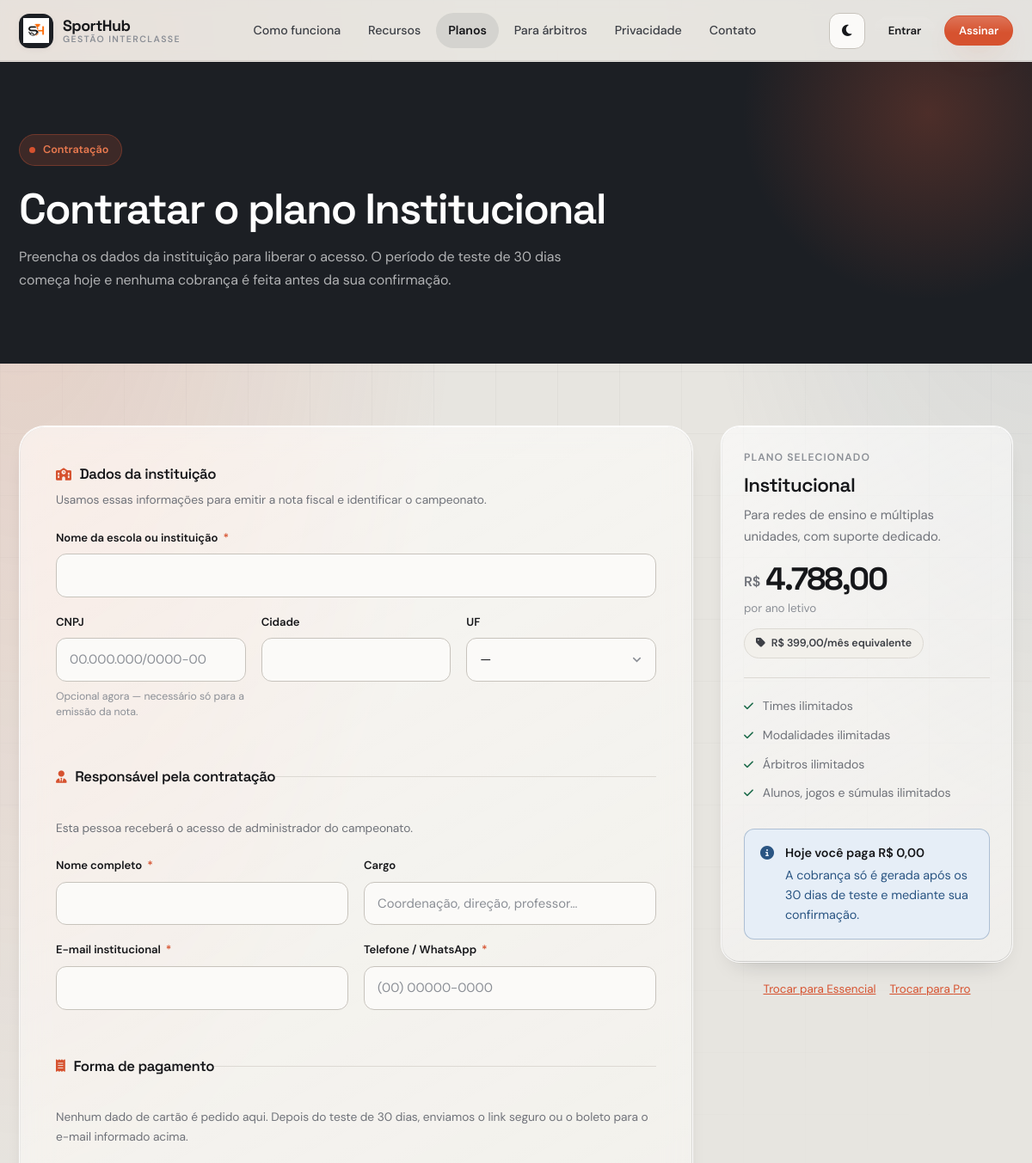
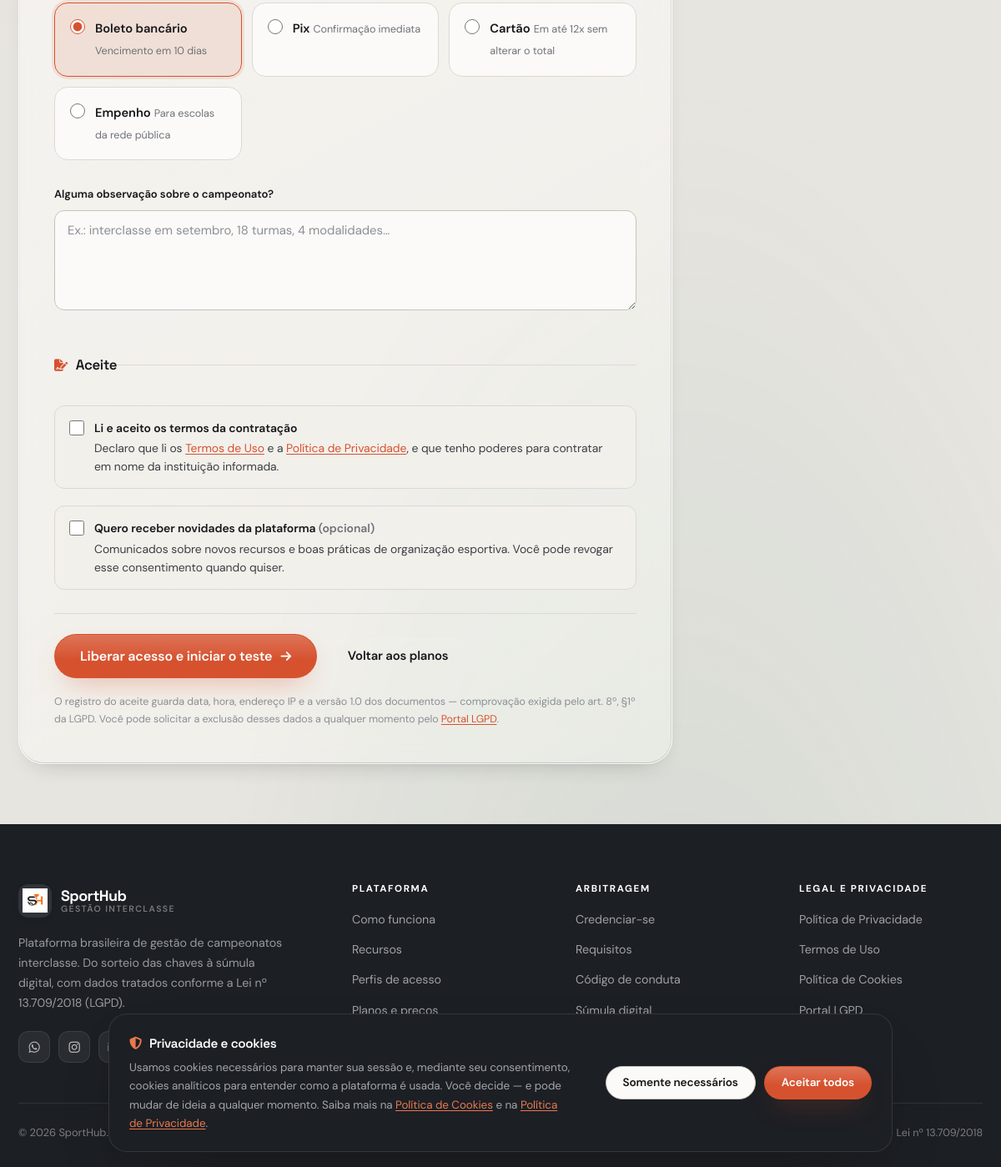
/assinar.php?plano=institucional, run on the app's committed database (2 pictures, top to bottom).
### tables this page shows
CREATE TABLE planos (
    id                       INT PRIMARY KEY AUTO_INCREMENT,
    slug                     VARCHAR(40)  UNIQUE NOT NULL,
    nome                     VARCHAR(60)  NOT NULL,
    descricao                VARCHAR(255) NULL,
    preco_anual              DECIMAL(10,2) NOT NULL,
    preco_mensal_equivalente DECIMAL(10,2) NOT NULL,
    limite_times             INT NULL,
    limite_modalidades       INT NULL,
    limite_arbitros          INT NULL,
    destaque                 TINYINT(1) NOT NULL DEFAULT 0,
    ativo                    TINYINT(1) NOT NULL DEFAULT 1,
    ordem                    INT NOT NULL DEFAULT 0,
    created_at               TIMESTAMP DEFAULT CURRENT_TIMESTAMP
);

### assinar.php (the view, shortened to what this page needs)
<?php
require_once __DIR__ . '/includes/config.php';
require_once __DIR__ . '/includes/email.php';
$planos = sh_planos($pdo);
$slug   = $_GET['plano'] ?? ($_POST['plano'] ?? 'pro');
$plano_escolhido = null;
foreach ($planos as $p) {
    if ($p['slug'] === $slug) { $plano_escolhido = $p; break; }
}
$sucesso  = null;
$dados    = [
    'escola' => '', 'cnpj' => '', 'cidade' => '', 'uf' => '',
    'responsavel' => '', 'cargo' => '', 'email' => '', 'telefone' => '',
    'forma_pagamento' => 'boleto', 'observacoes' => '',
];
include __DIR__ . '/includes/site_header.php';
?>
<section class="legal-hero">
    <div class="wrap">
        <span class="pill on-dark"><span class="dot"></span> Contratação</span>
        <h1><?= $sucesso ? 'Contratação registrada' : 'Contratar o plano ' . e($plano_escolhido['nome']) ?></h1>
        <p>
            <?php if ($sucesso): ?>
                Guarde o código abaixo — ele identifica a assinatura da sua escola em qualquer atendimento.
            <?php else: ?>
                Preencha os dados da instituição para liberar o acesso. O período de teste de 30 dias
                começa hoje e nenhuma cobrança é feita antes da sua confirmação.
            <?php endif; ?>
        </p>
    </div>
</section>
<section class="section-sm">
    <div class="wrap">
    <?php if ($sucesso): ?>
        <div class="form-card u-max-width-760px">
            <div class="alert alert-success">
                <i class="fas fa-circle-check"></i>
                <div>
                    <strong>Acesso liberado em modo de teste</strong>
                    Enviamos as instruções de primeiro acesso para <?= e($sucesso['email']) ?>.
                </div>
            </div>
            <div class="protocol-box">
                <span class="protocol-label">Código da assinatura</span>
                <span class="protocol-code"><?= e($sucesso['codigo']) ?></span>
            </div>
            <div class="data-table-wrap">
                <table class="data">
                    <tbody>
                        <tr><td class="u-color-muted">Plano contratado</td><td><strong><?= e($sucesso['plano']) ?></strong></td></tr>
                        <tr><td class="u-color-muted">Valor anual</td><td><strong>R$ <?= e(sh_money($sucesso['valor'])) ?></strong></td></tr>
                        <tr><td class="u-color-muted">Teste gratuito até</td><td><?= e($sucesso['trial_fim']->format('d/m/Y')) ?></td></tr>
                        <tr><td class="u-color-muted">Vigência da assinatura</td><td>até <?= e($sucesso['vigencia_fim']->format('d/m/Y')) ?></td></tr>
                        <tr><td class="u-color-muted">Situação</td><td><span class="tag tag-amber"><i class="fas fa-hourglass-half"></i> Em teste</span></td></tr>
                    </tbody>
                </table>
            </div>
            <h3 class="mt-3">Próximos passos</h3>
            <ol class="mt-1 u-display-grid-3">
                <li class="small">Acesse a plataforma com o usuário administrador enviado por e-mail.</li>
                <li class="small">Cadastre as modalidades e inscreva os times por turma.</li>
                <li class="small">Envie o link de credenciamento aos árbitros e aprove as solicitações.</li>
                <li class="small">Antes do 30º dia, confirme a continuidade para gerar a cobrança na forma escolhida.</li>
            </ol>
            <div class="form-actions">
                <a href="<?= e(sh_url('login.php')) ?>" class="btn btn-primary">Ir para a plataforma <i class="fas fa-arrow-right"></i></a>
                <a href="<?= e(sh_url('como-funciona.php')) ?>" class="btn btn-outline">Ler o guia de implantação</a>
            </div>
            <p class="form-legal">
                Esta contratação foi registrada em <?= e(date('d/m/Y \à\s H:i')) ?> com aceite dos
                <a href="<?= e(sh_url('termos.php')) ?>">Termos de Uso</a> e da
                <a href="<?= e(sh_url('privacidade.php')) ?>">Política de Privacidade</a> (versão <?= e(SH_VERSAO_POLITICA) ?>).
            </p>
        </div>
    <?php else: ?>
        <div class="assinar-layout u-display-grid">
            <div class="form-card">
                <form method="POST" novalidate>
                    <fieldset class="fieldset">
                        <legend><i class="fas fa-school"></i> Dados da instituição</legend>
                        <p class="fieldset-hint">Usamos essas informações para emitir a nota fiscal e identificar o campeonato.</p>
                        <div class="field">
                            <label for="escola">Nome da escola ou instituição <span class="req">*</span></label>
                            <input type="text" id="escola" name="escola" value="<?= e($dados['escola']) ?>" required>
                        </div>
                        <div class="field-row">
                            <div class="field">
                                <label for="cnpj">CNPJ</label>
                                <input type="text" id="cnpj" name="cnpj" value="<?= e($dados['cnpj']) ?>"
                                       placeholder="00.000.000/0000-00" inputmode="numeric">
                                <span class="hint">Opcional agora — necessário só para a emissão da nota.</span>
                            </div>
                            <div class="field">
                                <label for="cidade">Cidade</label>
                                <input type="text" id="cidade" name="cidade" value="<?= e($dados['cidade']) ?>">
                            </div>
                            <div class="field">
                                <label for="uf">UF</label>
                                <select id="uf" name="uf">
                                    <option value="">—</option>
                                </select>
                            </div>
                        </div>
                    </fieldset>
                    <fieldset class="fieldset">
                        <legend><i class="fas fa-user-tie"></i> Responsável pela contratação</legend>
                        <p class="fieldset-hint">Esta pessoa receberá o acesso de administrador do campeonato.</p>
                        <div class="field-row">
                            <div class="field">
                                <label for="responsavel">Nome completo <span class="req">*</span></label>
                                <input type="text" id="responsavel" name="responsavel" value="<?= e($dados['responsavel']) ?>" required>
                            </div>
                            <div class="field">
                                <label for="cargo">Cargo</label>
                                <input type="text" id="cargo" name="cargo" value="<?= e($dados['cargo']) ?>"
                                       placeholder="Coordenação, direção, professor…">
                            </div>
                        </div>
                        <div class="field-row">
                            <div class="field">
                                <label for="email">E-mail institucional <span class="req">*</span></label>
                                <input type="email" id="email" name="email" value="<?= e($dados['email']) ?>" required>
                            </div>
                            <div class="field">
                                <label for="telefone">Telefone / WhatsApp <span class="req">*</span></label>
                                <input type="tel" id="telefone" name="telefone" value="<?= e($dados['telefone']) ?>"
                                       placeholder="(00) 00000-0000" required>
                            </div>
                        </div>
                    </fieldset>
                    <fieldset class="fieldset">
                        <legend><i class="fas fa-receipt"></i> Forma de pagamento</legend>
                        <p class="fieldset-hint">
                            Nenhum dado de cartão é pedido aqui. Depois do teste de 30 dias, enviamos
                            o link seguro ou o boleto para o e-mail informado acima.
                        </p>
                        <div class="radio-cards">
                            <?php
                            $formas = [
                                'boleto'  => ['Boleto bancário', 'Vencimento em 10 dias'],
                                'pix'     => ['Pix',             'Confirmação imediata'],
                                'cartao'  => ['Cartão',          'Em até 12x sem alterar o total'],
                                'empenho' => ['Empenho',         'Para escolas da rede pública'],
                            ];
                            foreach ($formas as $valor => [$titulo, $sub]): ?>
                                <label class="radio-card">
                                    <input type="radio" name="forma_pagamento" value="<?= e($valor) ?>"
                                           <?= $dados['forma_pagamento'] === $valor ? 'checked' : '' ?>>
                                    <span>
                                        <span class="radio-card-title"><?= e($titulo) ?></span>
                                        <span class="radio-card-sub"><?= e($sub) ?></span>
                                    </span>
                                </label>
                            <?php endforeach; ?>
                        </div>
                        <div class="field mt-3">
                            <label for="observacoes">Alguma observação sobre o campeonato?</label>
                            <textarea id="observacoes" name="observacoes" placeholder="Ex.: interclasse em setembro, 18 turmas, 4 modalidades…"><?= e($dados['observacoes']) ?></textarea>
                        </div>
                    </fieldset>
                    <fieldset class="fieldset">
                        <legend><i class="fas fa-file-signature"></i> Aceite</legend>
                        <label class="check">
                            <input type="checkbox" name="aceite_termos" value="1" required <?= !empty($_POST['aceite_termos']) ? 'checked' : '' ?>>
                            <span class="check-text">
                                <strong>Li e aceito os termos da contratação</strong>
                                Declaro que li os <a href="<?= e(sh_url('termos.php')) ?>" target="_blank">Termos de Uso</a>
                                e a <a href="<?= e(sh_url('privacidade.php')) ?>" target="_blank">Política de Privacidade</a>,
                                e que tenho poderes para contratar em nome da instituição informada.
                            </span>
                        </label>
                        <label class="check mt-2">
                            <input type="checkbox" name="aceite_comunicacoes" value="1">
                            <span class="check-text">
                                <strong>Quero receber novidades da plataforma <span class="muted">(opcional)</span></strong>
                                Comunicados sobre novos recursos e boas práticas de organização esportiva.
                                Você pode revogar esse consentimento quando quiser.
                            </span>
                        </label>
                    </fieldset>
                    <div class="form-actions">
                        <button type="submit" class="btn btn-primary btn-lg">
                            Liberar acesso e iniciar o teste <i class="fas fa-arrow-right"></i>
                        </button>
                        <a href="<?= e(sh_url('planos.php')) ?>" class="btn btn-ghost">Voltar aos planos</a>
                    </div>
                    <p class="form-legal">
                        O registro do aceite guarda data, hora, endereço IP e a versão <?= e(SH_VERSAO_POLITICA) ?>
                        dos documentos — comprovação exigida pelo art. 8º, §1º da LGPD. Você pode solicitar
                        a exclusão desses dados a qualquer momento pelo <a href="<?= e(sh_url('lgpd.php')) ?>">Portal LGPD</a>.
                    </p>
                </form>
            </div>
            <aside class="assinar-resumo">
                <div class="card u-padding-26px">
                    <div class="role-sub">Plano selecionado</div>
                    <h3 class="mt-1 u-font-size-1-4rem"><?= e($plano_escolhido['nome']) ?></h3>
                    <p class="small mt-1"><?= e($plano_escolhido['descricao']) ?></p>
                    <div class="plan-price u-margin-20px04px">
                        <span class="plan-currency">R$</span>
                        <span class="plan-value u-font-size-2-3rem"><?= e(sh_money($plano_escolhido['preco_anual'])) ?></span>
                    </div>
                    <div class="plan-period">por ano letivo</div>
                    <span class="plan-equiv"><i class="fas fa-tag"></i> R$ <?= e(sh_money($plano_escolhido['preco_mensal_equivalente'])) ?>/mês equivalente</span>
                    <hr class="divider u-margin-22px0">
                    <ul class="plan-features u-margin-0-2">
                        <li><i class="fas fa-check"></i> <?= $plano_escolhido['limite_times'] === null ? 'Times ilimitados' : e((int)$plano_escolhido['limite_times']) . ' times inscritos' ?></li>
                        <li><i class="fas fa-check"></i> <?= $plano_escolhido['limite_modalidades'] === null ? 'Modalidades ilimitadas' : e((int)$plano_escolhido['limite_modalidades']) . ' modalidades' ?></li>
                        <li><i class="fas fa-check"></i> <?= $plano_escolhido['limite_arbitros'] === null ? 'Árbitros ilimitados' : e((int)$plano_escolhido['limite_arbitros']) . ' árbitros credenciados' ?></li>
                        <li><i class="fas fa-check"></i> Alunos, jogos e súmulas ilimitados</li>
                    </ul>
                    <div class="alert alert-info mt-3 u-margin-bottom-0">
                        <i class="fas fa-circle-info"></i>
                        <div><strong>Hoje você paga R$ 0,00</strong> A cobrança só é gerada após os 30 dias de teste e mediante sua confirmação.</div>
                    </div>
                </div>
                <div class="row mt-2 u-justify-content-center-2">
                    <?php foreach ($planos as $p): if ($p['slug'] === $slug) continue; ?>
                        <a href="<?= e(sh_url('assinar.php?plano=' . urlencode($p['slug']))) ?>" class="small u-color-ember-3">
                            Trocar para <?= e($p['nome']) ?>
                        </a>
                    <?php endforeach; ?>
                </div>
            </aside>
        </div>
    <?php endif; ?>
    </div>
</section>
<?php include __DIR__ . '/includes/site_footer.php'; ?>

### data on the page
planos: nome "Institucional", descricao "Para redes de ensino e múltiplas unidades, com suporte dedicado.", preco_anual "4.788,00", preco_mensal_equivalente "399,00"
planos: nome "Essencial"
planos: nome "Pro"

### other printed values
$rotulo "Como funciona"
$rotulo "Recursos"
$rotulo "Planos"
$rotulo "Para árbitros"
$rotulo "Privacidade"
$rotulo "Contato"
$titulo "Boleto bancário"
$sub "Vencimento em 10 dias"
$titulo "Pix"
$sub "Confirmação imediata"
$titulo "Cartão"
$sub "Em até 12x sem alterar o total"
$titulo "Empenho"
$sub "Para escolas da rede pública"
SH_VERSAO_POLITICA "1.0"
